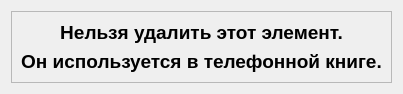
<?xml version="1.0" encoding="UTF-8"?>
<ui version="4.0">
 <class>NoDeletableDialogWindow</class>
 <widget class="QDialog" name="NoDeletableDialogWindow">
  <property name="geometry">
   <rect>
    <x>0</x>
    <y>0</y>
    <width>311</width>
    <height>66</height>
   </rect>
  </property>
  <property name="windowTitle">
   <string>WARNING</string>
  </property>
  <layout class="QHBoxLayout" name="horizontalLayout">
   <item>
    <widget class="QFrame" name="frame">
     <property name="frameShape">
      <enum>QFrame::StyledPanel</enum>
     </property>
     <property name="frameShadow">
      <enum>QFrame::Raised</enum>
     </property>
     <layout class="QVBoxLayout" name="verticalLayout">
      <item>
       <widget class="QLabel" name="NoDeletableDialogLabel1">
        <property name="font">
         <font>
          <pointsize>14</pointsize>
          <weight>75</weight>
          <bold>true</bold>
         </font>
        </property>
        <property name="text">
         <string>Нельзя удалить этот элемент.</string>
        </property>
        <property name="alignment">
         <set>Qt::AlignCenter</set>
        </property>
       </widget>
      </item>
      <item>
       <widget class="QLabel" name="NoDeletableDialogLabel2">
        <property name="font">
         <font>
          <pointsize>14</pointsize>
          <weight>75</weight>
          <bold>true</bold>
         </font>
        </property>
        <property name="text">
         <string>Он используется в телефонной книге.</string>
        </property>
        <property name="alignment">
         <set>Qt::AlignCenter</set>
        </property>
       </widget>
      </item>
     </layout>
    </widget>
   </item>
  </layout>
 </widget>
 <resources/>
 <connections/>
</ui>
